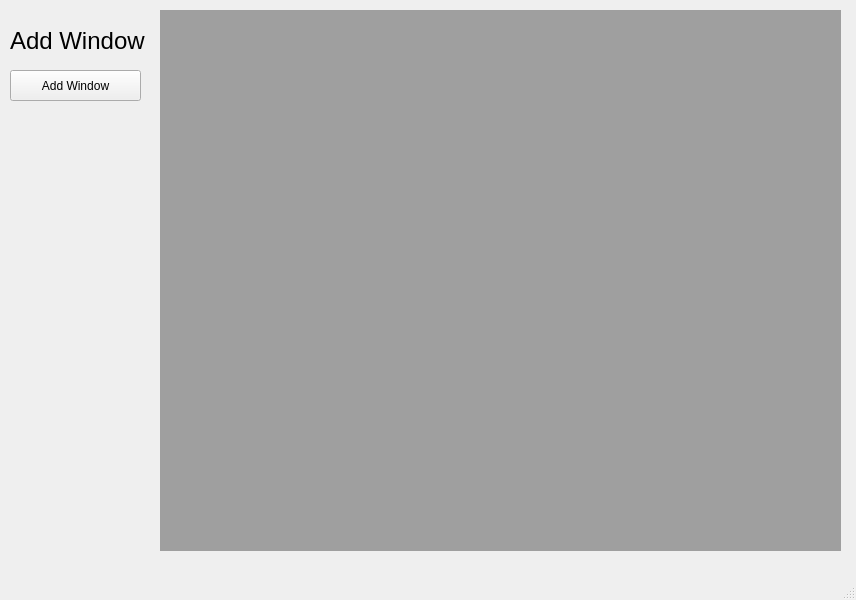
<?xml version="1.0" encoding="UTF-8"?>
<ui version="4.0">
 <class>MainWindow</class>
 <widget class="QMainWindow" name="MainWindow">
  <property name="geometry">
   <rect>
    <x>0</x>
    <y>0</y>
    <width>856</width>
    <height>600</height>
   </rect>
  </property>
  <property name="windowTitle">
   <string>MainWindow</string>
  </property>
  <widget class="QWidget" name="centralwidget">
   <widget class="QMdiArea" name="mdiArea">
    <property name="geometry">
     <rect>
      <x>160</x>
      <y>10</y>
      <width>681</width>
      <height>541</height>
     </rect>
    </property>
   </widget>
   <widget class="QLabel" name="label">
    <property name="geometry">
     <rect>
      <x>10</x>
      <y>20</y>
      <width>141</width>
      <height>41</height>
     </rect>
    </property>
    <property name="font">
     <font>
      <pointsize>18</pointsize>
     </font>
    </property>
    <property name="text">
     <string>Add Window</string>
    </property>
   </widget>
   <widget class="QPushButton" name="pushButton">
    <property name="geometry">
     <rect>
      <x>10</x>
      <y>70</y>
      <width>131</width>
      <height>31</height>
     </rect>
    </property>
    <property name="text">
     <string>Add Window</string>
    </property>
   </widget>
  </widget>
  <widget class="QMenuBar" name="menubar">
   <property name="geometry">
    <rect>
     <x>0</x>
     <y>0</y>
     <width>856</width>
     <height>21</height>
    </rect>
   </property>
  </widget>
  <widget class="QStatusBar" name="statusbar"/>
 </widget>
 <resources/>
 <connections/>
</ui>
